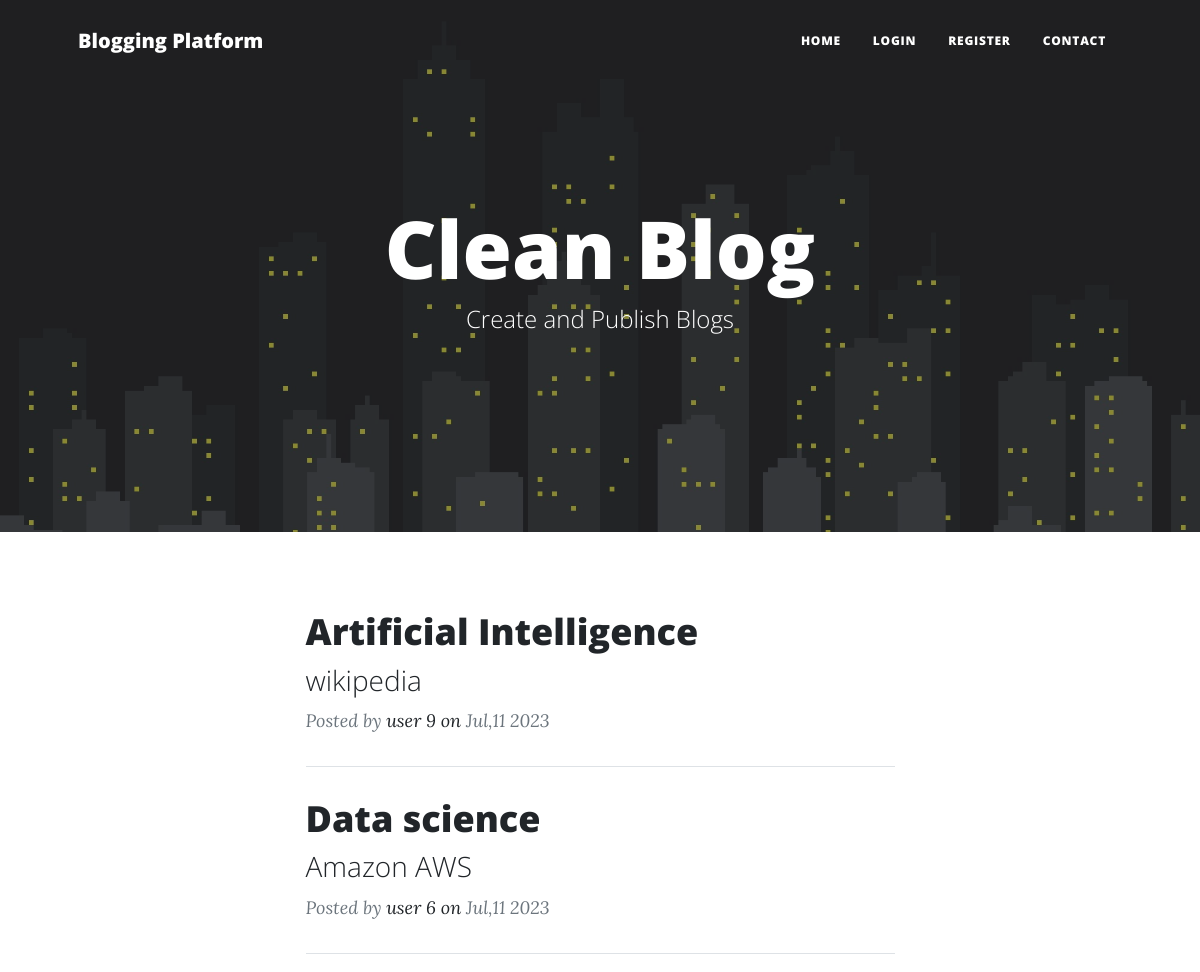
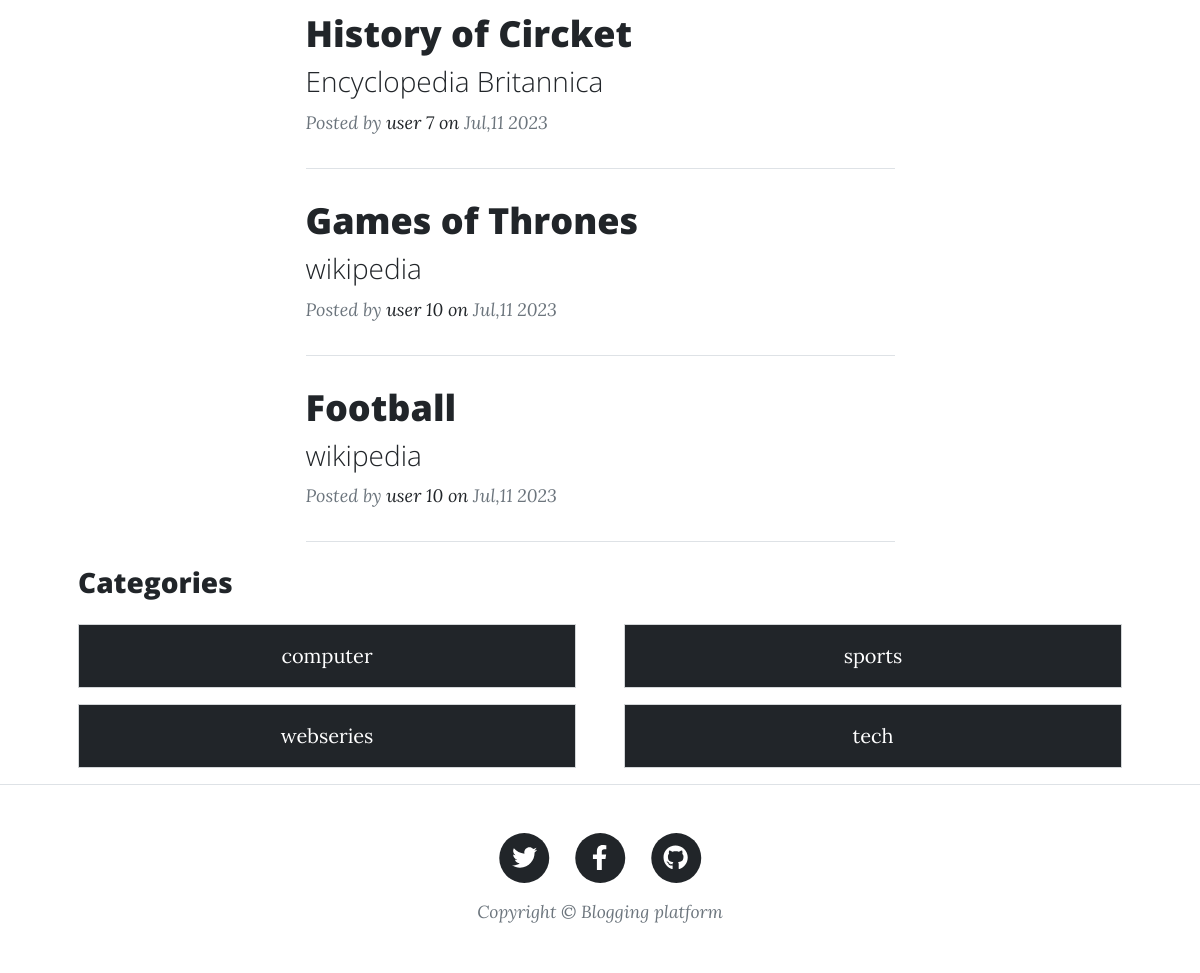
The page / on the database its author committed (2 pictures, top to bottom).
### tables this page shows
CREATE TABLE `posts` (
  `id` int(11) NOT NULL,
  `title` varchar(200) NOT NULL,
  `subtitle` varchar(200) NOT NULL,
  `body` text NOT NULL,
  `category_id` int(3) NOT NULL,
  `img` varchar(200) NOT NULL,
  `user_id` int(3) NOT NULL,
  `user_name` varchar(200) NOT NULL,
  `created_at` timestamp NOT NULL DEFAULT current_timestamp()
);

CREATE TABLE `categories` (
  `id` int(3) NOT NULL,
  `name` varchar(200) NOT NULL,
  `created_at` timestamp NOT NULL DEFAULT current_timestamp()
);

### index.php (the view)
<?php require "includes/header.php"?>
<?php require "config/config.php"?>
<?php
    $posts = $conn->query("SELECT * FROM posts LIMIT 5");
    $posts->execute();
    $rows = $posts->fetchAll(PDO::FETCH_OBJ);
    $categories = $conn->query("SELECT * FROM categories");
    $categories->execute();
    $category = $categories->fetchAll(PDO::FETCH_OBJ);
?>
            <div class="row gx-4 gx-lg-5 justify-content-center">
                <div class="col-md-10 col-lg-8 col-xl-7">
                <?php foreach($rows as $row) :?>
                    <div class="post-preview">
                        <a href="http://localhost/clean-blog/posts/post.php?post_id=<?php echo $row->id?>">
                            <h2 class="post-title"><?php echo $row->title;?></h2>
                            <h3 class="post-subtitle"><?php echo $row->subtitle;?></h3>
                        </a>
                        <p class="post-meta">
                            Posted by
                            <a href="#!"><?php echo $row->user_name;?> on</a>
                            <?php echo  date('M', strtotime("$row->created_at")). "," .date('d', strtotime("$row->created_at"))." ".date('Y', strtotime("$row->created_at"));?>
                        </p>
                    </div>
                    <hr class="my-4" />
                <?php endforeach;?>
                </div>
            </div>
            <div class="row gx-4 gx-lg-5 justify-content-center">
            <h3 class="mb-4"> Categories </h3>
                <?php foreach($category as $cat) : ?>
                    <div class="col-md-6">
                        <a href="http://localhost/clean-blog/categories/category.php?cat_id=<?php echo $cat->id?>">
                            <div class=" alert alert-secondary bg-dark text-center text-white" role="alert">
                              <?php echo $cat->name;?>
                            </div>
                        </a>
                    </div>
                <?php endforeach;?>
            </div>
<?php require "includes/footer.php"?>

### includes/navbar.php (shortened to what this page needs)
<!DOCTYPE html>
<html lang="en">
    <head>
        <link href="http://localhost/clean-blog/css/styles.css" rel="stylesheet" />
    </head>
    <body>
        <nav class="navbar navbar-expand-lg navbar-light" id="mainNav">
            <div class="container px-4 px-lg-5">
                <a class="navbar-brand" href="index.html">Blogging Platform</a>
                <div class="collapse navbar-collapse" id="navbarResponsive">
                    <ul class="navbar-nav ms-auto py-4 py-lg-0">
                    <li class="nav-item"><a class="nav-link px-lg-3 py-3 py-lg-4" href="http://localhost/clean-blog/index.php">Home</a></li>
                    <?php if(isset($_SESSION['username'])) :?>
                        <li class="nav-item"><a class="nav-link px-lg-3 py-3 py-lg-4" href="http://localhost/clean-blog/posts/create.php">create</a></li>
                        <li class="nav-item dropdown mt-3">
                          <a class="nav-link dropdown-toggle" href="#" role="button" data-bs-toggle="dropdown" aria-expanded="false">
                        <?php echo $_SESSION['username'];?>
                          </a>
                          <ul class="dropdown-menu">
                            <li><a class="dropdown-item" href="http://localhost/clean-blog/users/profile.php?prof_id=<?php echo $_SESSION['user_id'];?>">Profile</a></li>
                            <li><a class="dropdown-item" href="http://localhost/clean-blog/auth/logout.php">Log out</a></li>
                          </ul>
                        </li>
                    <?php else : ?>
                        <li class="nav-item"><a class="nav-link px-lg-3 py-3 py-lg-4" href="http://localhost/clean-blog/auth/login.php">login</a></li>
                        <li class="nav-item"><a class="nav-link px-lg-3 py-3 py-lg-4" href="http://localhost/clean-blog/auth/register.php">register</a></li>
                    <?php endif; ?>
                        <li class="nav-item"><a class="nav-link px-lg-3 py-3 py-lg-4" href="http://localhost/clean-blog/contact.php">Contact</a></li>
                    </ul>
                </div>
            </div>
        </nav>

### includes/header.php
<?php require "navbar.php"?>
        <header class="masthead" style="background-image: url('http://localhost/clean-blog/assets/img/pxfuel.jpg')">
            <div class="container position-relative px-4 px-lg-5">
                <div class="row gx-4 gx-lg-5 justify-content-center">
                    <div class="col-md-10 col-lg-8 col-xl-7">
                        <div class="site-heading">
                            <h1>Clean Blog</h1>
                            <span class="subheading">Create and Publish Blogs</span>
                        </div>
                    </div>
                </div>
            </div>
        </header>
        <div class="container px-4 px-lg-5">

### includes/footer.php (shortened to what this page needs)
        </div>
        <footer class="border-top">
            <div class="container px-4 px-lg-5">
                <div class="row gx-4 gx-lg-5 justify-content-center">
                    <div class="col-md-10 col-lg-8 col-xl-7">
                        <ul class="list-inline text-center">
                            <li class="list-inline-item">
                                <a href="#!">
                                    <span class="fa-stack fa-lg">
                                        <i class="fas fa-circle fa-stack-2x"></i>
                                        <i class="fab fa-twitter fa-stack-1x fa-inverse"></i>
                                    </span>
                                </a>
                            </li>
                            <li class="list-inline-item">
                                <a href="#!">
                                    <span class="fa-stack fa-lg">
                                        <i class="fas fa-circle fa-stack-2x"></i>
                                        <i class="fab fa-facebook-f fa-stack-1x fa-inverse"></i>
                                    </span>
                                </a>
                            </li>
                            <li class="list-inline-item">
                                <a href="#!">
                                    <span class="fa-stack fa-lg">
                                        <i class="fas fa-circle fa-stack-2x"></i>
                                        <i class="fab fa-github fa-stack-1x fa-inverse"></i>
                                    </span>
                                </a>
                            </li>
                        </ul>
                        <div class="small text-center text-muted fst-italic">Copyright &copy; Blogging platform</div>
                    </div>
                </div>
            </div>
        </footer>
    </body>
</html>

### rows shown on the page
posts: title "Artificial Intelligence", subtitle "wikipedia", user_name "user 9", created_at "Jul", created_at "11", created_at "2023"
posts: title "Data science", subtitle "Amazon AWS", user_name "user 6", created_at "Jul", created_at "11", created_at "2023"
posts: title "History of Circket", subtitle "Encyclopedia Britannica", user_name "user 7", created_at "Jul", created_at "11", created_at "2023"
posts: title "Games of Thrones", subtitle "wikipedia", user_name "user 10", created_at "Jul", created_at "11", created_at "2023"
posts: title "Football", subtitle "wikipedia", user_name "user 10", created_at "Jul", created_at "11", created_at "2023"
categories: name "computer"
categories: name "sports"
categories: name "webseries"
categories: name "tech"
